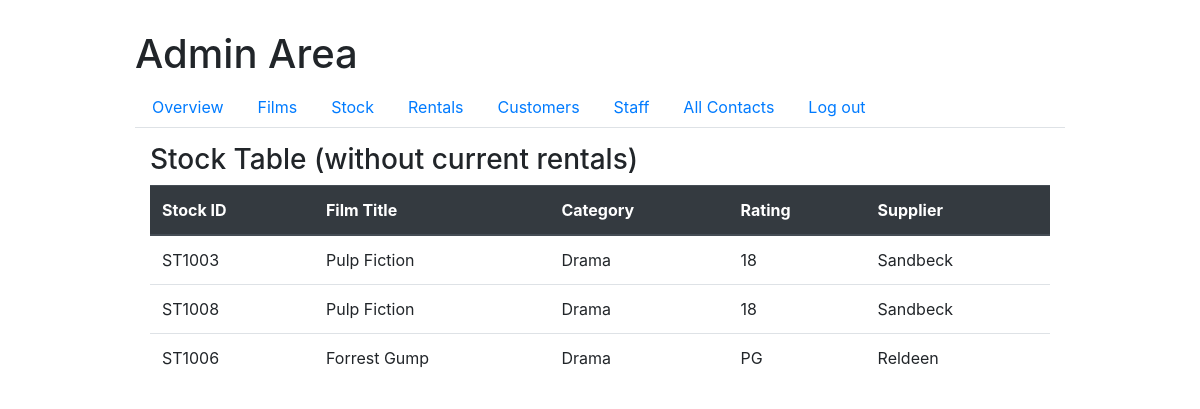
Screenshot of /admin.php?view=stock (signed in) with the database file from the repository.
### tables this page shows
CREATE TABLE IF NOT EXISTS stock(
  stock_id CHAR(6) PRIMARY KEY,
  film_id CHAR(5) NOT NULL,
  supplier_id CHAR(6) NOT NULL,
  CONSTRAINT FK_stock_film_id FOREIGN KEY (film_id) REFERENCES film(film_id) ON UPDATE CASCADE ON DELETE RESTRICT,
  CONSTRAINT FK_stock_supplier_id FOREIGN KEY (supplier_id) REFERENCES supplier(supplier_id) ON UPDATE CASCADE ON DELETE RESTRICT
);

CREATE TABLE IF NOT EXISTS film(
  film_id CHAR(5) PRIMARY KEY,
  category_id CHAR(6) NOT NULL,
  rating_id CHAR(6) NOT NULL,
  film_title VARCHAR(30) NOT NULL,
  film_rental_price_per_day DECIMAL(3,2) NOT NULL,
  CONSTRAINT FK_film_category_id FOREIGN KEY (category_id) REFERENCES category(category_id) ON UPDATE CASCADE ON DELETE RESTRICT,
  CONSTRAINT FK_film_rating_id FOREIGN KEY (rating_id) REFERENCES rating(rating_id) ON UPDATE CASCADE ON DELETE RESTRICT
);

CREATE TABLE IF NOT EXISTS category(
  category_id CHAR(6) PRIMARY KEY,
  category_name VARCHAR(30) NOT NULL
);

CREATE TABLE IF NOT EXISTS rating(
  rating_id CHAR(6) PRIMARY KEY,
  rating_name VARCHAR(3) NOT NULL,
  CONSTRAINT check_rating_name CHECK(rating_name IN ('U', 'PG', '12A', '12', '15', '18', 'R18'))
);

CREATE TABLE IF NOT EXISTS supplier(
  supplier_id CHAR(6) PRIMARY KEY,
  supplier_name VARCHAR(20),
  supplier_street_number VARCHAR(30) NOT NULL,
  supplier_street VARCHAR(20) NOT NULL,
  supplier_town VARCHAR(20) NOT NULL,
  supplier_county VARCHAR(20),
  supplier_postcode VARCHAR(8) NOT NULL
);

### admin_functions.php (the view, shortened to what this page needs)
    <?php
function displayStock($pdo){
  echo "<div class='container' id='tab_content'>";
  echo "<h3>Stock Table (without current rentals)</h3>";
  $sql = 'SELECT stock.stock_id, film.film_title, category.category_name, rating.rating_name, supplier.supplier_name
  FROM stock
  INNER JOIN film ON stock.film_id = film.film_id
  INNER JOIN supplier ON stock.supplier_id = supplier.supplier_id
  INNER JOIN category ON film.category_id = category.category_id
  INNER JOIN rating ON film.rating_id = rating.rating_id
  WHERE NOT EXISTS (SELECT stock_id FROM rental WHERE stock.stock_id = rental.stock_id)';
  $stmt = $pdo->prepare($sql);
  $stmt->execute();
  $stocks = $stmt->fetchAll();
  ?>
  <table class="table">
    <thead class="thead-dark">
      <tr>
        <th>Stock ID</th>
        <th>Film Title</th>
        <th>Category</th>
        <th>Rating</th>
        <th>Supplier</th>
      </tr>
    </thead>
    <tbody>
    <?php
    if($stocks) {
      foreach($stocks as $stock){
        echo "<tr>";
        echo "<td>". $stock->stock_id ."</td>";
        echo "<td>". $stock->film_title ."</td>";
        echo "<td>". $stock->category_name ."</td>";
        echo "<td>". $stock->rating_name ."</td>";
        echo "<td>". $stock->supplier_name ."</td>";
        echo "</tr>";
      }
    }
    echo "</tbody>";
    echo "</table>";
    echo "</div>";
  }
  ?>

### css/main.css (style rules this page uses)
body { margin-top:30px; }
#tab_content { padding:15px; }
.container { max-width: 2000px; }
table { width:100%; }

### rows the page displays
stock: stock_id "ST1003", film.film_title "Pulp Fiction", category.category_name "Drama", rating.rating_name "18", supplier.supplier_name "Sandbeck"
stock: stock_id "ST1008", film.film_title "Pulp Fiction", category.category_name "Drama", rating.rating_name "18", supplier.supplier_name "Sandbeck"
stock: stock_id "ST1006", film.film_title "Forrest Gump", category.category_name "Drama", rating.rating_name "PG", supplier.supplier_name "Reldeen"

### other values shown
$header "Admin Area"
